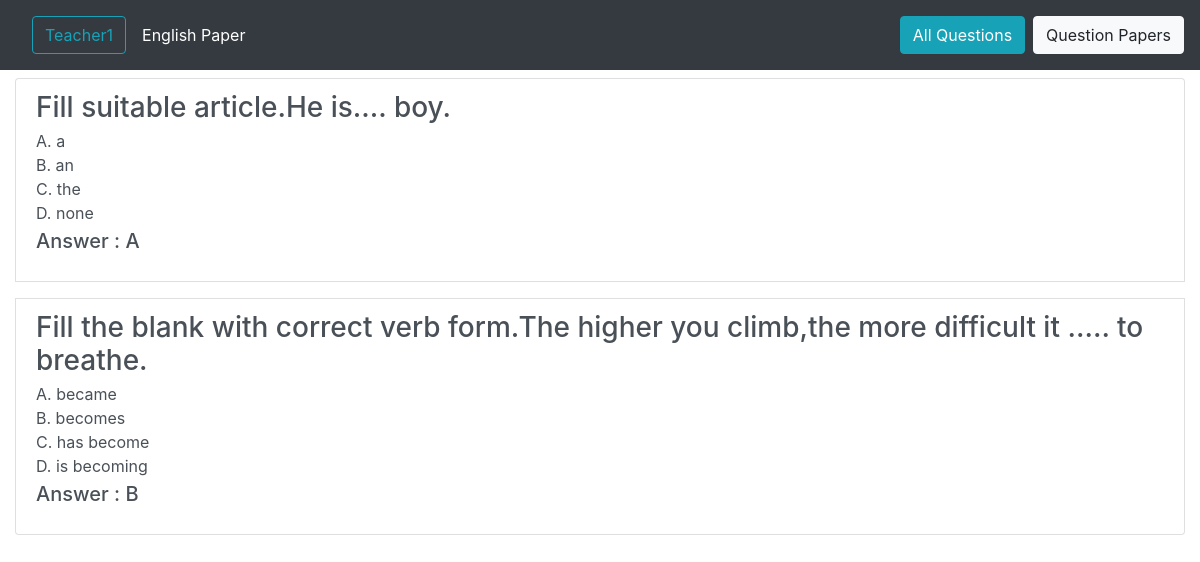
The app's page /prof/questionpaper/viewpaper/2 (signed in) with its own data.
### authAccount/models.py (models this page shows, shortened)
class User(AbstractUser):
    isStudent=models.BooleanField(default=False)
    isTeacher = models.BooleanField(default=False)

### main/models/question_paper.py (models this page shows, shortened)
class Question_Paper(models.Model):
    professor = models.ForeignKey(User, limit_choices_to={'isTeacher': True}, on_delete=models.CASCADE)
    qPaperTitle = models.CharField(max_length=100)
    questions = models.ManyToManyField(Question_DB)

### main/models/question.py (models this page shows, shortened)
class Question_DB(models.Model):
    professor = models.ForeignKey(User, limit_choices_to={'isTeacher': True}, on_delete=models.CASCADE, null=True)
    qno = models.AutoField(primary_key=True)
    question = models.CharField(max_length=100)
    optionA = models.CharField(max_length=100)
    optionB = models.CharField(max_length=100)
    optionC = models.CharField(max_length=100)
    optionD = models.CharField(max_length=100)
    answer = models.CharField(max_length=200)

### prof/views/question_paper.py (the view)
def view_specific_paper(request, paper_id):
    prof = request.user
    paper = Question_Paper.objects.get(professor=prof, pk=paper_id)
    return render(request, 'prof/question_paper/viewpaper.html', {
        'qpaper': paper, 'question_list': paper.questions.all(), 'prof': prof
    })

### prof/templates/prof/question_paper/viewpaper.html (shortened to what this page needs)
{% extends 'prof/base/base.html' %}
{% block navbar_title %}{{ prof.username }}{% endblock navbar_title %}
{% block navitem_title %}{{ qpaper.qPaperTitle }}{% endblock navitem_title %}
{% block buttons %}
    <a class="btn btn-info my-sm-0 mx-2" href="{% url 'prof:view_all_ques' %}" target="_blank">All Questions</a>
    <a class="btn btn-light my-sm-0" href="{% url 'prof:make_paper' %}">Question Papers</a>
{% endblock buttons %}
{% block body %}
    <div class="container-fluid">
        <div class="list-group">
            {% for ques in question_list %}
            <a href="#" class="list-group-item list-group-item-action flex-column align-items-start my-2">
                <div class="d-flex w-100 justify-content-between">
                    <h3 class="mb-1">{{ ques.question }}</h3>
                </div>
                <p class="mb-1">
                    A. {{ques.optionA}}<br>
                    B. {{ques.optionB}}<br>
                    C. {{ques.optionC}}<br>
                    D. {{ques.optionD}}<br>
                    <h5>Answer : {{ques.answer}}</h5>
                </p>
            </a>
            {% empty %}
            <h3>No Questions added to Paper</h3>
            {% endfor %}
        </div>
    </div>
{% endblock body %}

### records on screen
User: username "Teacher1"
Question_Paper: qPaperTitle "English Paper"
Question_DB: question "Fill suitable article.He is.... boy.", optionA "a", optionB "an", optionC "the", optionD "none", answer "A"
Question_DB: question "Fill the blank with correct verb form.The higher you climb,the more difficult it ..... to breathe.", optionA "became", optionB "becomes", optionC "has become", optionD "is becoming", answer "B"
